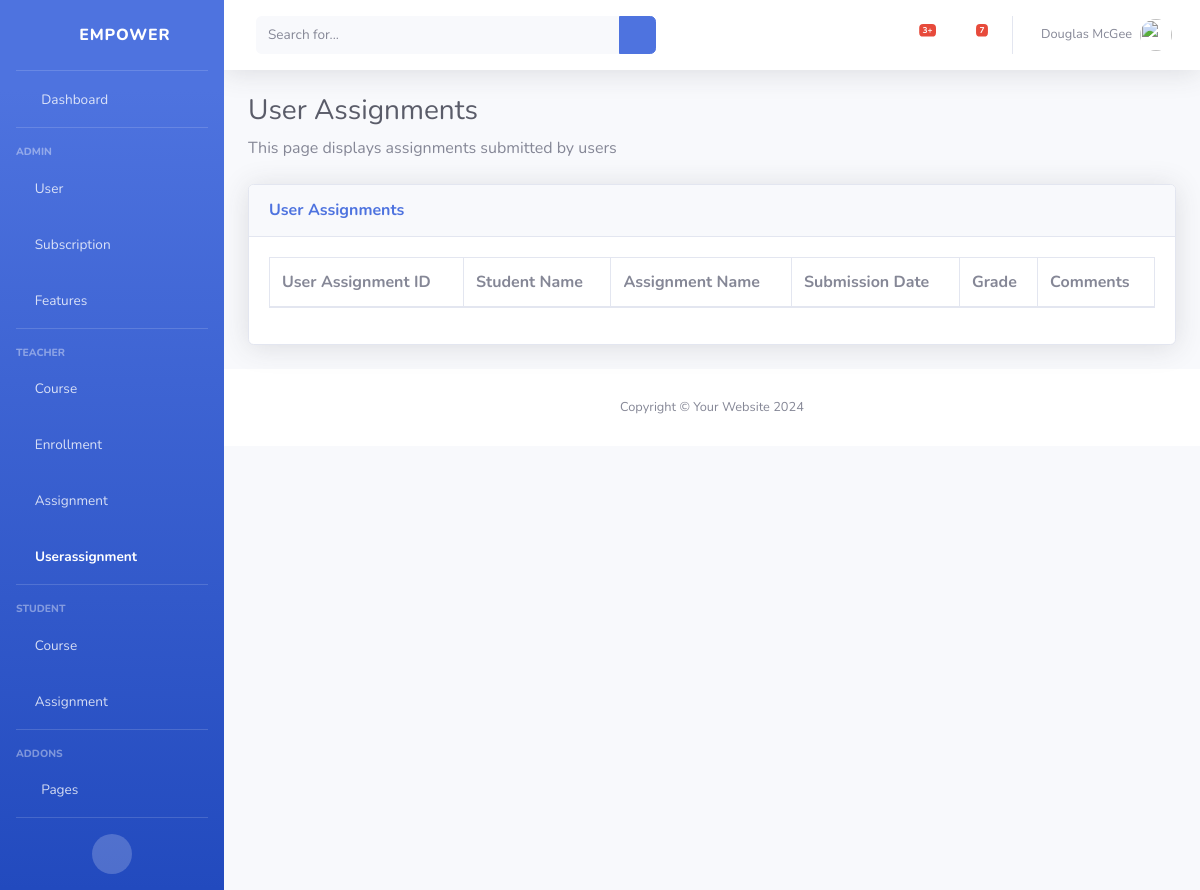
The page /userassignments/ on the database as committed earlier.
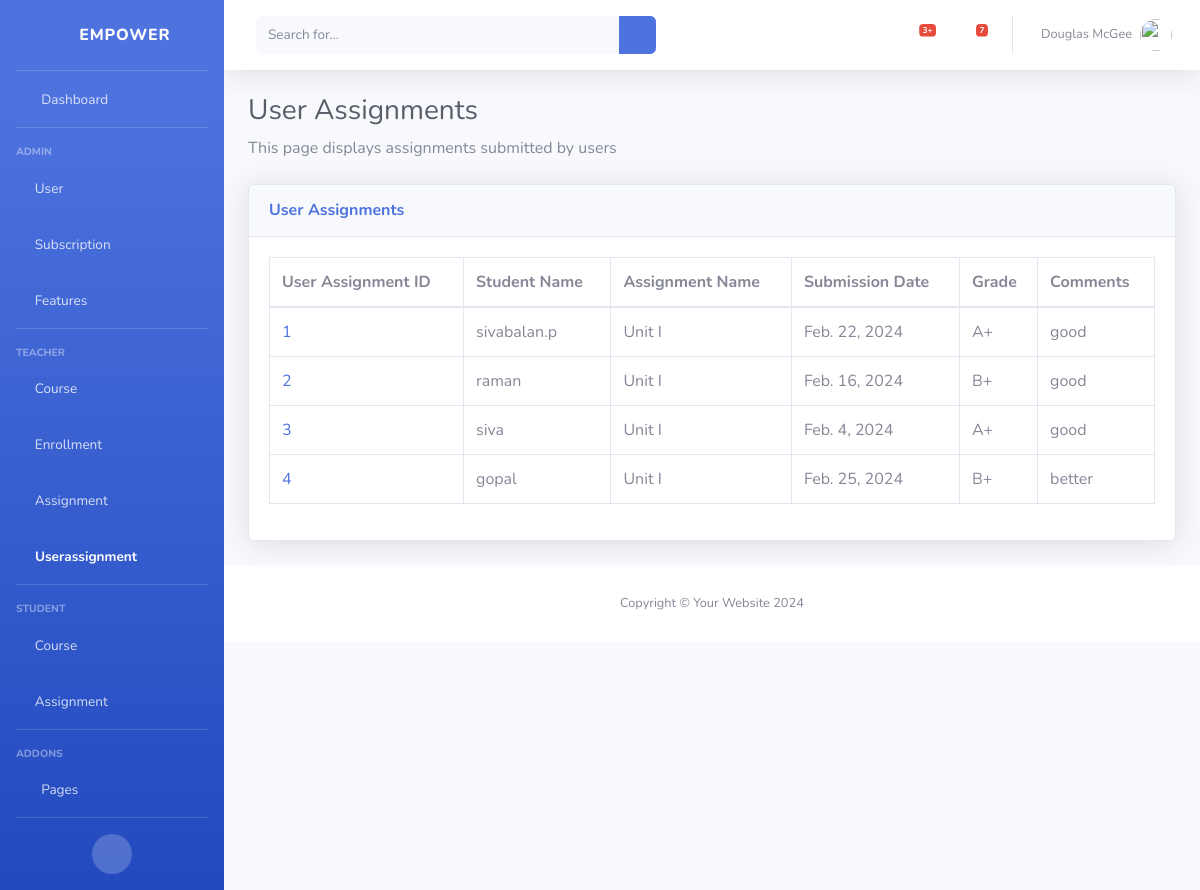
The same page on the database as committed later.
### classRoom/models.py (models this page shows)
class UserAssignment(models.Model):
    id = models.AutoField(primary_key=True)
    user = models.ForeignKey(User, on_delete=models.CASCADE)
    assignment = models.ForeignKey(Assignment, on_delete=models.CASCADE)
    submission_date = models.DateField()
    grade = models.CharField(max_length=5)
    comments = models.TextField()

class User(models.Model):
    TEACHER = 'teacher'
    STUDENT = 'student'
    ROLE_CHOICES = [
        (TEACHER, 'Teacher'),
        (STUDENT, 'Student'),
    ]
    user = models.OneToOneField(AuthUser, on_delete=models.CASCADE)
    role = models.CharField(max_length=50, choices=ROLE_CHOICES)

class Assignment(models.Model):
    id = models.AutoField(primary_key=True)
    course = models.ForeignKey(Course, on_delete=models.CASCADE)
    assignment_name = models.CharField(max_length=100)
    description = models.TextField()
    due_date = models.DateField()

### classRoom/views.py (the view)
# urls.py: path('userassignments/',view_userassignments,name="view_userassignments"),
def view_userassignments(request):
    user_assignments = UserAssignment.objects.all()
    return render(request, 'userassignments/view_userassignments.html', {'user_assignments': user_assignments})

### classRoom/templates/userassignments/view_userassignments.html
{% extends 'base.html' %}
{% block content %}
    {% load static %}
    <h1 class="h3 mb-2 text-gray-800">User Assignments</h1>
    <p class="mb-4">This page displays assignments submitted by users</p>
    <div class="card shadow mb-4">
        <div class="card-header py-3">
            <h6 class="m-0 font-weight-bold text-primary">User Assignments</h6>
        </div>
        <div class="card-body">
            <div class="table-responsive">
                <table class="table table-bordered" id="dataTable" width="100%" cellspacing="0">
                    <thead>
                        <tr>
                            <th>User Assignment ID</th>
                            <th>Student Name</th>
                            <th>Assignment Name</th>
                            <th>Submission Date</th>
                            <th>Grade</th>
                            <th>Comments</th>
                        </tr>
                    </thead>
                    <tbody>
                        {% for user_assignment in user_assignments %}
                            <tr>
                                <td><a href="{% url 'view_userassignment' user_assignment.id %}">{{ user_assignment.id }}</a></td>
                                <td>{{ user_assignment.user.user.username }}</td>
                                <td>{{ user_assignment.assignment.assignment_name }}</td>
                                <td>{{ user_assignment.submission_date }}</td>
                                <td>{{ user_assignment.grade }}</td>
                                <td>{{ user_assignment.comments }}</td>
                            </tr>
                        {% endfor %}
                    </tbody>
                </table>
            </div>
        </div>
    </div>
{% endblock %}

### classRoom/templates/base.html (shortened to what this page needs)
{% load static %}
<!DOCTYPE html>
<html lang="en">
<head>
    <link rel="stylesheet" href="{% static 'vendor/fontawesome-free/css/all.min.css' %}" type="text/css">
    <link rel="stylesheet" href="{% static 'css/sb-admin-2.min.css' %}">
</head>
<body id="page-top">
    <div id="wrapper">
        <ul class="navbar-nav bg-gradient-primary sidebar sidebar-dark accordion" id="accordionSidebar">
            <a class="sidebar-brand d-flex align-items-center justify-content-center" href="{% url 'index' %}">
                <div class="sidebar-brand-icon rotate-n-15">
                    <i class="fas fa-chess-knight"></i>
                </div>
                <div class="sidebar-brand-text mx-3">Empower</div>
            </a>
            <hr class="sidebar-divider my-0">
            <li class="nav-item">
                <a class="nav-link" href="{% url 'index' %}">
                    <i class="fas fa-fw fa-tachometer-alt"></i>
                    <span>Dashboard</span></a>
            </li>
            <hr class="sidebar-divider">
            <div class="sidebar-heading">
                Admin
            </div>
            <li class="nav-item">
                <a class="nav-link" href="{% url 'view_users' %}" >
                    <i class="fas fa-user-shield"></i>
                    <span>User</span>
                </a>
            </li>
            <li class="nav-item">
                <a class="nav-link" href="{% url 'view_subscriptions' %}" >
                    <i class="fas fa-user-shield"></i>
                    <span>Subscription</span>
                </a>
            </li>
            <li class="nav-item">
                <a class="nav-link" href="{% url 'view_features' %}" >
                    <i class="fas fa-user-shield"></i>
                    <span>Features</span>
                </a>
            </li>
            <hr class="sidebar-divider">
            <div class="sidebar-heading">
                Teacher
            </div>
            <li class="nav-item">
                <a class="nav-link" href="{% url 'view_courses' %}" >
                    <i class="fas fa-chalkboard-teacher"></i>
                    <span>Course</span>
                </a>
            </li>
            <li class="nav-item">
                <a class="nav-link" href="{% url 'view_enrollments' %}" >
                    <i class="fas fa-chalkboard-teacher"></i>
                    <span>Enrollment</span>
                </a>
            </li>
            <li class="nav-item">
                <a class="nav-link" href="{% url 'view_assignments' %}" >
                    <i class="fas fa-chalkboard-teacher"></i>
                    <span>Assignment</span>
                </a>
            </li>
            <li class="nav-item">
                <a class="nav-link" href="{% url 'view_userassignments' %}" >
                    <i class="fas fa-chalkboard-teacher"></i>
                    <span>Userassignment</span>
                </a>
            </li>
            <hr class="sidebar-divider">
            <div class="sidebar-heading">
                Student
            </div>
            <li class="nav-item">
                <a class="nav-link" href="{% url 'view_courses' %}" >
                    <i class="fas fa-user-graduate"></i>
                    <span>Course</span>
                </a>
                <a class="nav-link" href="{% url 'view_assignments' %}" >
                    <i class="fas fa-user-graduate"></i>
                    <span>Assignment</span>
                </a>
            </li>
            <hr class="sidebar-divider">
            <div class="sidebar-heading">
                Addons
            </div>
            <li class="nav-item">
                <a class="nav-link collapsed" href="#" data-toggle="collapse" data-target="#collapsePages"
                    aria-expanded="true" aria-controls="collapsePages">
                    <i class="fas fa-fw fa-folder"></i>
                    <span>Pages</span>
                </a>
            </li>
            <hr class="sidebar-divider d-none d-md-block">
            <div class="text-center d-none d-md-inline">
                <button class="rounded-circle border-0" id="sidebarToggle"></button>
            </div>
        </ul>
        <div id="content-wrapper" class="d-flex flex-column">
            <nav class="navbar navbar-expand navbar-light bg-white topbar mb-4 static-top shadow">
                <form
                    class="d-none d-sm-inline-block form-inline mr-auto ml-md-3 my-2 my-md-0 mw-100 navbar-search">
                    <div class="input-group">
                        <input type="text" class="form-control bg-light border-0 small" placeholder="Search for..."
                            aria-label="Search" aria-describedby="basic-addon2">
                        <div class="input-group-append">
                            <button class="btn btn-primary" type="button">
                                <i class="fas fa-search fa-sm"></i>
                            </button>
                        </div>
                    </div>
                </form>
                <ul class="navbar-nav ml-auto">
                    <li class="nav-item dropdown no-arrow mx-1">
                        <a class="nav-link dropdown-toggle" href="#" id="alertsDropdown" role="button"
                            data-toggle="dropdown" aria-haspopup="true" aria-expanded="false">
                            <i class="fas fa-bell fa-fw"></i>
                            <span class="badge badge-danger badge-counter">3+</span>
                        </a>
                    </li>
                    <li class="nav-item dropdown no-arrow mx-1">
                        <a class="nav-link dropdown-toggle" href="#" id="messagesDropdown" role="button"
                            data-toggle="dropdown" aria-haspopup="true" aria-expanded="false">
                            <i class="fas fa-envelope fa-fw"></i>
                            <span class="badge badge-danger badge-counter">7</span>
                        </a>
                    </li>
                    <li class="nav-item dropdown no-arrow">
                        <a class="nav-link dropdown-toggle" href="#" id="userDropdown" role="button"
                            data-toggle="dropdown" aria-haspopup="true" aria-expanded="false">
                            <span class="mr-2 d-none d-lg-inline text-gray-600 small">Douglas McGee</span>
                            <img class="img-profile rounded-circle" src="{% static 'img/undraw_profile.svg' %}">
                        </a>
                    </li>
                </ul>
            </nav>
            <div class="container-fluid">
                {% block content %}
                {% endblock %}
            </div>
            <footer class="sticky-footer bg-white">
                <div class="container my-auto">
                    <div class="copyright text-center my-auto">
                        <span>Copyright &copy; Your Website 2024</span>
                    </div>
                </div>
            </footer>
        </div>
    </div>
</body>
</html>

Rows that differ between the two databases and show on the page:
added UserAssignment: id "1", user.user.username "sivabalan.p", assignment.assignment_name "Unit I", submission_date "Feb. 22, 2024", grade "A+", comments "good"
added UserAssignment: id "2", user.user.username "raman", assignment.assignment_name "Unit I", submission_date "Feb. 16, 2024", grade "B+", comments "good"
added UserAssignment: id "3", user.user.username "siva", assignment.assignment_name "Unit I", submission_date "Feb. 4, 2024", grade "A+", comments "good"
added UserAssignment: id "4", user.user.username "gopal", assignment.assignment_name "Unit I", submission_date "Feb. 25, 2024", grade "B+", comments "better"
